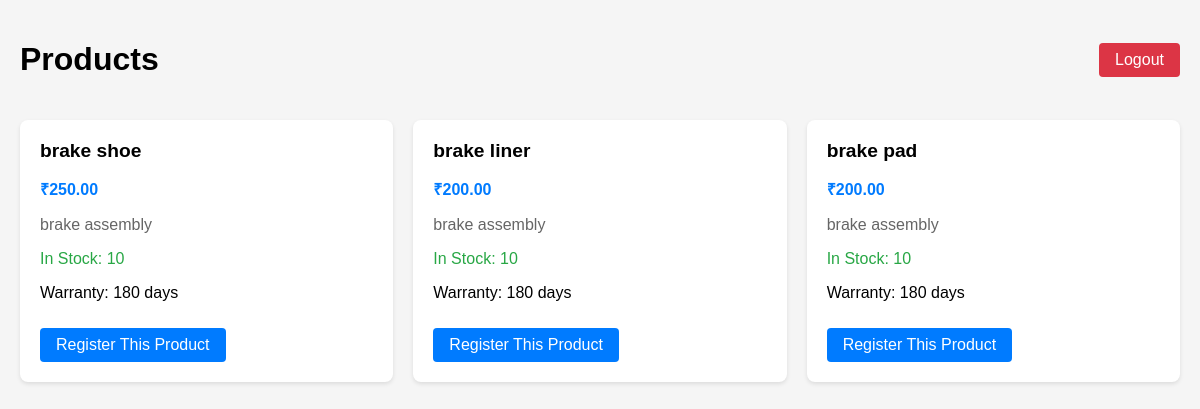
Page /api/products/ (signed in) on the committed database.
### vendorapp/models.py (models this page shows, shortened)
class Product(models.Model):
    vendor = models.ForeignKey(Vendor, on_delete=models.CASCADE, default=None)  # ✅ Remove function call
    name = models.CharField(max_length=255)
    description = models.TextField(blank=True, null=True)
    price = models.DecimalField(max_digits=10, decimal_places=2)
    stock_quantity = models.PositiveIntegerField()
    created_at = models.DateTimeField(auto_now_add=True)
    updated_at = models.DateTimeField(auto_now=True)
    category = models.CharField(max_length=255, null=True, blank=True)
    warranty_days = models.PositiveIntegerField(default=0)

### vendorapp/views.py (the view)
# urls.py: path('products/', product_list, name='product-list'),
@login_required(login_url='login')
@user_passes_test(is_valid_user, login_url='customer-login')
def product_list(request):
    products = Product.objects.all()
    return render(request, 'vendorapp/product_list.html', {'products': products})

### vendorapp/views.py (called while the page is built)
def is_valid_user(user):
    return user.groups.filter(name__in=["Customers", "AR Traders"]).exists()

### vendorapp/templates/vendorapp/product_list.html (shortened to what this page needs)
<!DOCTYPE html>
<html>
<head>
</head>
<body>
    <div class="container">
        <div class="header">
            <h1>Products</h1>
            <a href="{% url 'logout' %}" class="logout-btn">Logout</a>
        </div>
        <div class="products-grid">
            {% for product in products %}
            <div class="product-card">
                <h2 class="product-name">{{ product.name }}</h2>
                <p class="product-price">₹{{ product.price }}</p>
                <p class="product-description">{{ product.description }}</p>
                <p class="stock-info">In Stock: {{ product.stock_quantity }}</p>
                {% if product.warranty_days %}
                <p>Warranty: {{ product.warranty_days }} days</p>
                <a href="{% url 'register-product' %}" class="register-btn">Register This Product</a>
                {% endif %}
            </div>
            {% empty %}
            <p>No products available.</p>
            {% endfor %}
        </div>
    </div>
</body>
</html>

### vendorapp/templates/vendorapp/product_list.html (style rules this page uses)
body { font-family: Arial, sans-serif; margin: 0; padding: 20px; background-color: #f5f5f5; }
.container { max-width: 1200px; margin: 0 auto; }
.header { display: flex; justify-content: space-between; align-items: center; margin-bottom: 20px; }
.products-grid { display: grid; grid-template-columns: repeat(auto-fill, minmax(300px, 1fr)); gap: 20px; }
.product-card { background: white; border-radius: 8px; padding: 20px; box-shadow: 0 2px 4px rgba(0,0,0,0.1); }
.product-name { font-size: 1.2rem; margin: 0 0 10px 0; }
.product-price { font-weight: bold; color: #007bff; }
.product-description { color: #666; margin: 10px 0; }
.stock-info { color: #28a745; }
.logout-btn { padding: 8px 16px; background-color: #dc3545; color: white; border: none; border-radius: 4px; text-decoration: none; }
.register-btn { padding: 8px 16px; background-color: #007bff; color: white; border: none; border-radius: 4px; text-decoration: none; display: inline-block; margin-top: 10px; }

### rows in the picture
Product: name "brake shoe", price "250.00", description "brake assembly", stock_quantity "10", warranty_days "180"
Product: name "brake liner", price "200.00", description "brake assembly", stock_quantity "10", warranty_days "180"
Product: name "brake pad", price "200.00", description "brake assembly", stock_quantity "10", warranty_days "180"
